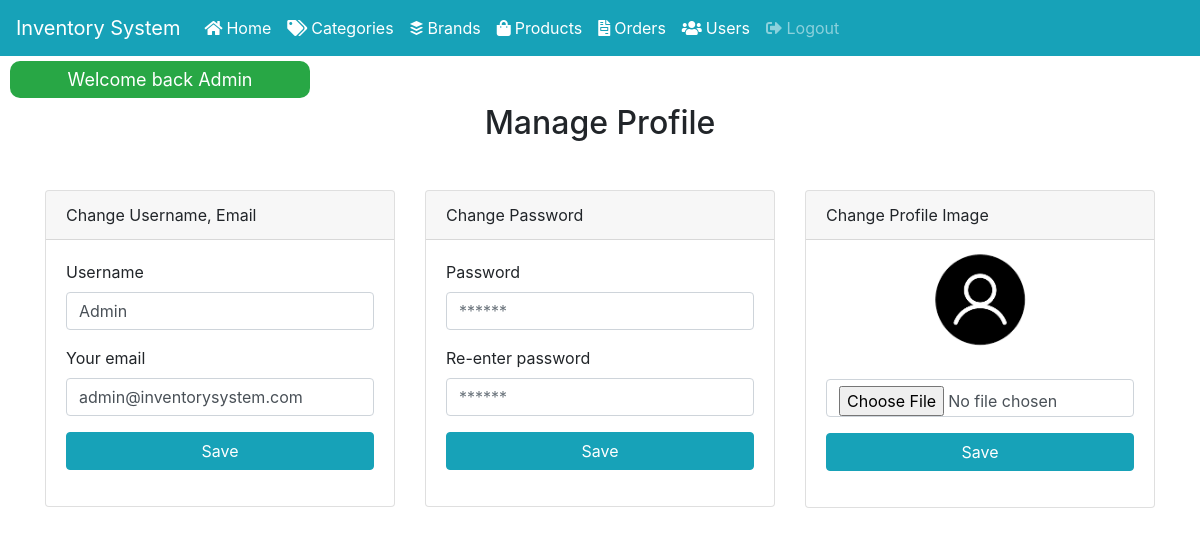
The app's page /profile.php (signed in) with its own data.
### tables this page shows
CREATE TABLE `users` (
  `id` int(11) NOT NULL,
  `user_name` varchar(255) NOT NULL,
  `user_email` varchar(255) NOT NULL,
  `user_password` varchar(255) NOT NULL,
  `user_type` enum('Admin','Manager','User') NOT NULL DEFAULT 'User',
  `user_last_login` datetime NOT NULL DEFAULT current_timestamp(),
  `user_notes` varchar(255) NOT NULL,
  `avatar` varchar(255) DEFAULT NULL,
  `created_at` datetime NOT NULL DEFAULT current_timestamp()
);

### includes/classes/Users.php (called while the page is built, shortened)
<?php
class Users {
    private $con;
    public function __construct()
    {
        include_once 'Database.php';
        $db = new Database();
        $this->con = $db->connect();
    }
    public function getUser($user_id){
        $prep_stat = $this->con->prepare("SELECT * FROM users WHERE id=?");
        $prep_stat->bind_param('i', $user_id);
        $prep_stat->execute()or die($this->con->error);
        return  $prep_stat->get_result()->fetch_assoc();
    }
}

### includes/classes/Database.php (called while the page is built, shortened)
<?php
class Database {
    private $mysqli;
    public function __construct(){
        $this->mysqli = new mysqli(
            DB_HOST,
            DB_USER,
            DB_PASS,
            DB_NAME
        );
    }
    public function connect(){
        if ($this->mysqli){
            return $this->mysqli;
        }
    }
}

### includes/config/app.php (called while the page is built)
<?php
$config = [
    'app_name' => 'Inventory System',
    'app_url' => 'http://localhost/inventory-system/',
    'admin_email' => 'admin@.com',
    'root_dir'      => $_SERVER['DOCUMENT_ROOT'].DIRECTORY_SEPARATOR.'inventory-system/',
];

### profile.php (the view, shortened to what this page needs)
<?php
require_once 'includes/templates/header.php';
require_once 'includes/classes/Users.php';
$users = new Users();
$user = $users->getUser($_SESSION['user_id']);
?>
<div class="container mt-4 mb-5">
    <h2 class="text-center my-5">Manage Profile</h2>
    <div class="row">
        <div class="col-lg-4 mb-4 mb-lg-0">
            <div class="card mx-auto">
                <div class="card-header"> Change Username, Email </div>
                <div class="card-body">
                    <form action="<?php echo $_SERVER['PHP_SELF']?>" method="post" autocomplete="off">
                        <div class="form-group">
                            <label>Username</label>
                            <input name="username" class="form-control" placeholder="Enter Username" type="text" autocomplete="off" value="<?php echo $user['user_name']?>">
                        </div>
                        <div class="form-group">
                            <label>Your email</label>
                            <input name="email" class="form-control" placeholder="Enter Email" type="email" autocomplete="off" value="<?php echo $user['user_email']?>">
                        </div>
                        <div class="form-group">
                            <button type="submit" class="btn btn-info btn-block"> Save  </button>
                        </div>
                    </form>
                </div>
            </div>
        </div>
    <div class="col-lg-4 mb-4 mb-lg-0">
        <div class="card mx-auto">
            <div class="card-header"> Change Password </div>
            <div class="card-body">
                <form action="<?php echo $_SERVER['PHP_SELF']?>" method="post" autocomplete="off">
                    <div class="form-group">
                        <label>Password</label>
                        <input name="password" class="form-control" placeholder="******" type="password" autocomplete="off">
                    </div>
                    <div class="form-group">
                        <label>Re-enter password</label>
                        <input name="password_conf" class="form-control" placeholder="******" type="password" autocomplete="off">
                    </div>
                    <div class="form-group">
                        <button type="submit" class="btn btn-info btn-block"> Save  </button>
                    </div>
                </form>
            </div>
        </div>
    </div>
        <div class="col-lg-4 mb-4 mb-lg-0">
            <div class="card mx-auto">
                <div class="card-header"> Change Profile Image </div>
                <img class="card-img-top p-2 mx-auto" style="width: 34%" src="
                <?php
                if (empty($user['avatar'])){
                    echo $config['app_url'] .'layout/images/user.png';
                }else {
                    echo $config['app_url'] .$user['avatar'];
                }
                ?>
                " alt="user">
                <div class="card-body">
                    <form action="<?php echo $_SERVER['PHP_SELF']?>" method="post" autocomplete="off"  enctype="multipart/form-data">
                        <input type="file" name="avatar" class="form-control" id="avatar">
                        <div class="form-group pt-3">
                            <button type="submit" class="btn btn-info btn-block"> Save  </button>
                        </div>
                    </form>
                </div>
            </div>
        </div>
    </div>
</div>
<?php require_once 'includes/templates/footer.php'?>

### records on screen
users: username "Admin", email "admin@inventorysystem.com", avatar (picture)

### other values on screen
$_SESSION['notify_message'] "Welcome back Admin"
